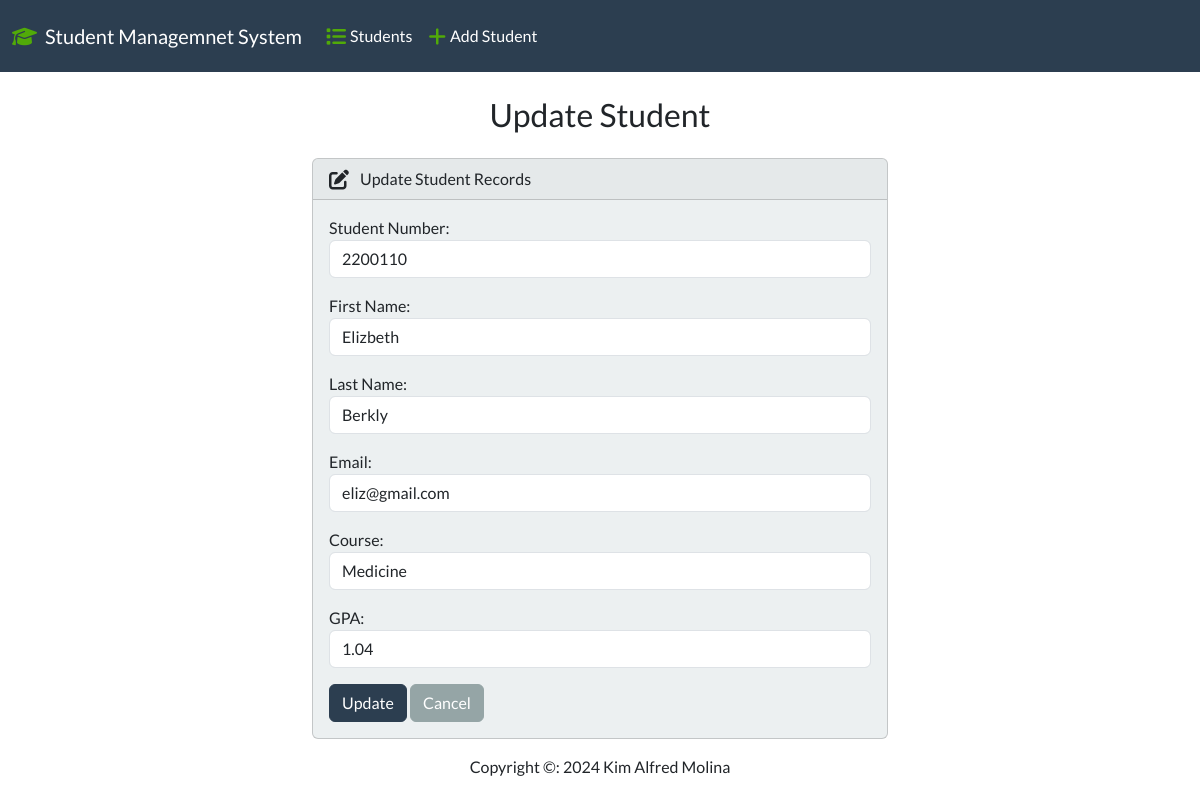
Page /edit/6/ on the committed database.
### students/models.py (models this page shows, shortened)
class Student(models.Model):
    Student_number = models.PositiveBigIntegerField()
    first_name = models.CharField(max_length=50)
    last_name = models.CharField(max_length=50)
    email = models.EmailField(max_length=100)
    course = models.CharField(max_length=50)
    gpa = models.FloatField()

### students/views.py (the view)
# urls.py: path('edit/<int:id>/', views.edit, name='edit'),
def edit (request, id):
    if request.method == 'POST':
        student = Student.objects.get(pk=id)
        form = StudentForm(request.POST, instance=student)
        if form.is_valid():
            form.save()
            return render(request, 'students/edit.html', {
                'form': form,
                'success': True
            })
    else:
        student = Student.objects.get(pk=id)
        form = StudentForm(instance=student)
    return render(request, 'students/edit.html', {
        'form': form
    })

### students/forms.py
class StudentForm(forms.ModelForm):
    class Meta:
        model = Student
        fields = ['Student_number', 'first_name', 'last_name', 'email', 'course', 'gpa']  # Corrected 'field' to 'fields'
        labels = {
            'Student_number': 'Student Number',
            'first_name': 'First Name',
            'last_name': 'Last Name',
            'email': 'Email',
            'course': 'Course',
            'gpa': 'GPA',
        }
        widgets = {
            'Student_number': forms.NumberInput(attrs={'class': 'form-control'}),
            'first_name': forms.TextInput(attrs={'class': 'form-control'}),
            'last_name': forms.TextInput(attrs={'class': 'form-control'}),
            'email': forms.EmailInput(attrs={'class': 'form-control'}),
            'course': forms.TextInput(attrs={'class': 'form-control'}),
            'gpa': forms.NumberInput(attrs={'class': 'form-control'}),
        }

### students/templates/students/edit.html (shortened to what this page needs)
{% extends "students/base.html" %}
{% block body %}
    <h3 class="text-center m-4">Update Student</h3>
    {% if success %}
    <div class="alert alert-success" role="alert">
        The student updated successfully.
        <a href="{% url 'index' %}" class="alert-link"> Go to Home Page.</a>
    </div>
    {% else %}
    <div class="row justify-content-center">
        <div class="col-6">
            <div class="card bg-light mb-3">
                <div class="card-header">
                    <i class="fa-solid fa-pen-to-square fa-lg me-2" style="margin-right: 10px;"></i>
                    <span>Update Student Records</span>
                </div>
                <div class="card-body">
                  <form action="" method="POST">
                    {{ form.as_p }}
                    <button type="submit" class="btn btn-primary">Update</button>
                    <a href="{% url 'index' %}" class="btn btn-secondary">Cancel</a>
                  </form>
                </div>
              </div>
        </div>
    </div>
    {% endif %}
{% endblock %}

### rows in the picture
Student: Student_number "2200110", first_name "Elizbeth", last_name "Berkly", email "eliz@gmail.com", course "Medicine", gpa "1.04"
